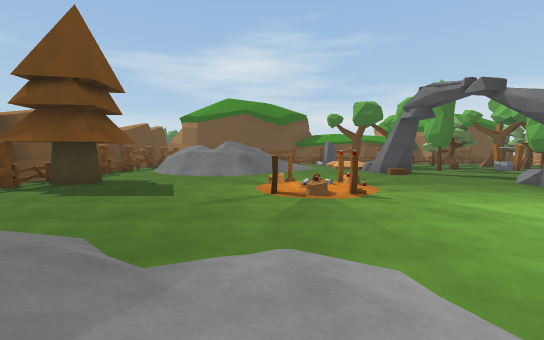
view 1 (above)

19 first-person views from a walk through a 3-D level made in the Unity game engine. The camera is 1.2 m above the floor, tilts 4° down and sees 90° across. The floor is counted in squares, 2 m on a side. Each view is taken from the middle of a square. On the plan, view 1 faces up. The plan holds only what a view shows up to about 9 squares ahead; the rest is blank. The place goes on beyond the plan. The player is left out. Some animated figures are left out. Some surface patterns are stand-ins.

view 2
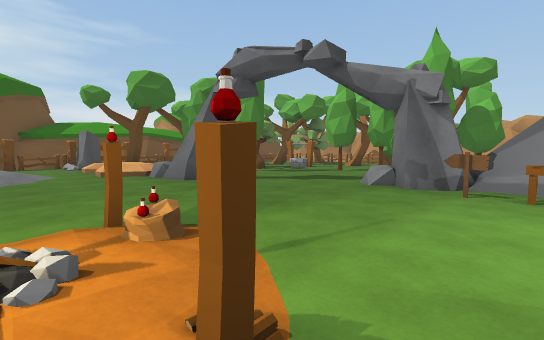

view 3
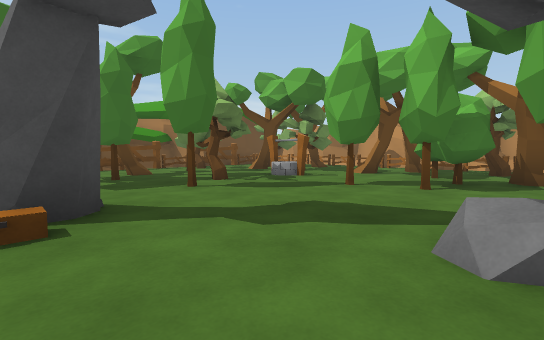

view 4
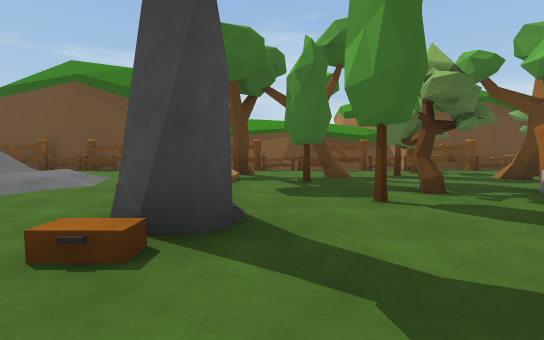

view 5
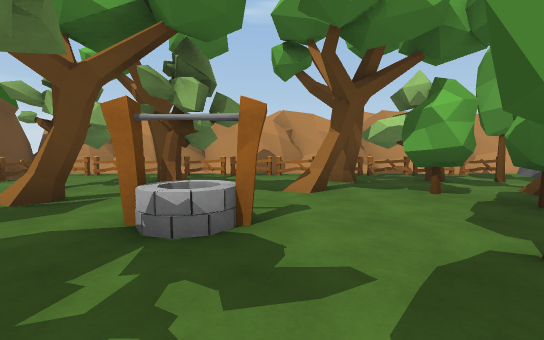

view 6
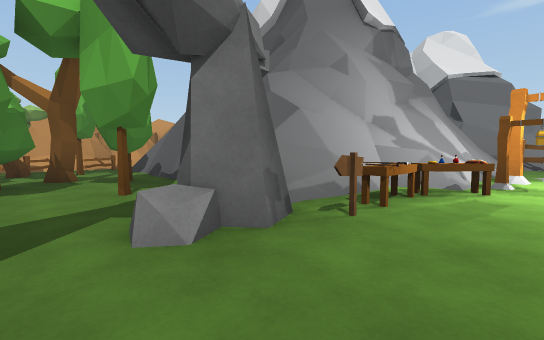

view 7
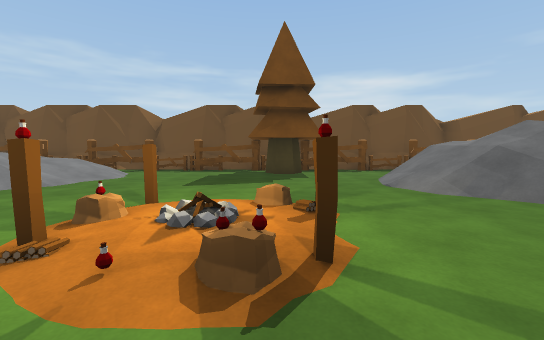

view 8
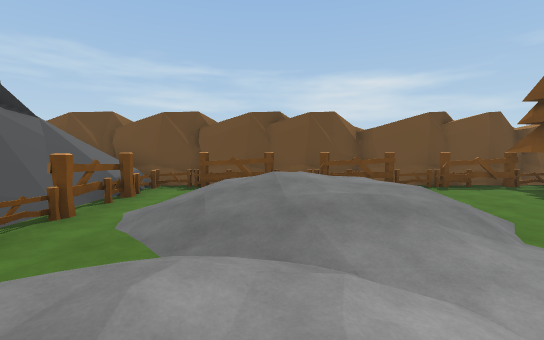

view 9
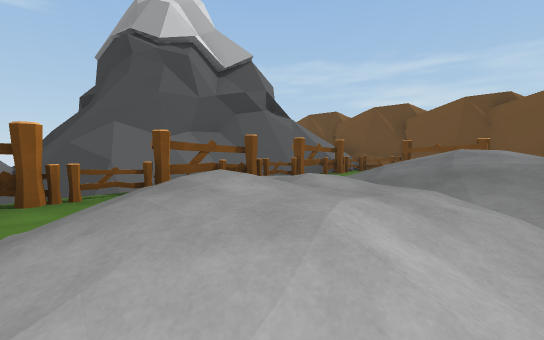

view 10
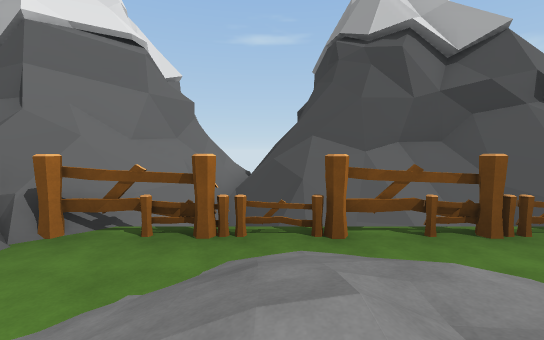

view 11
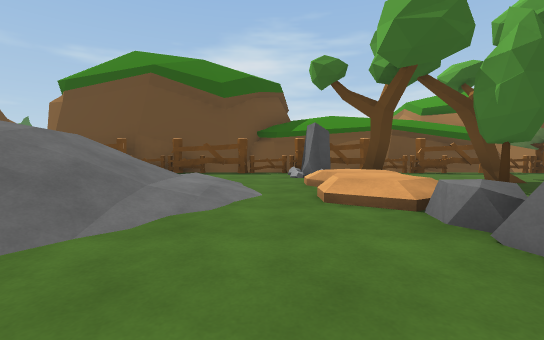

view 12
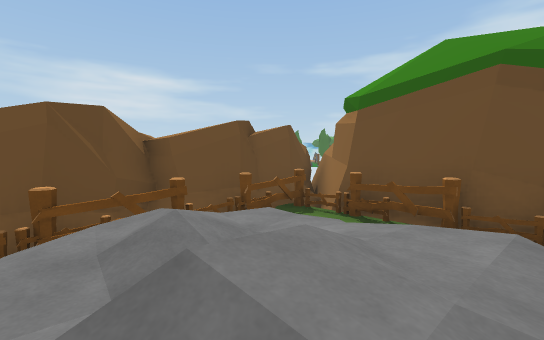

view 13
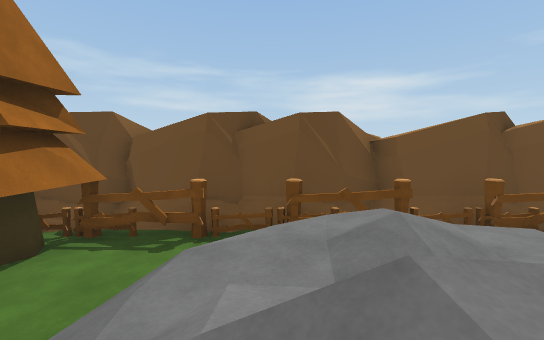

view 14
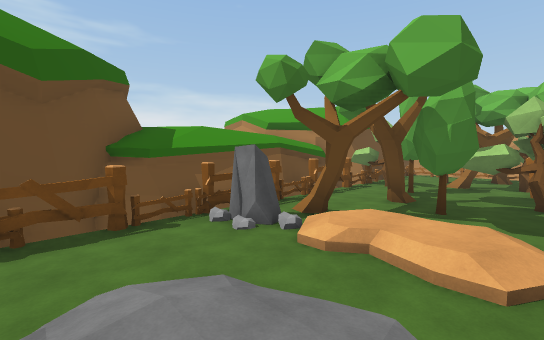

view 15
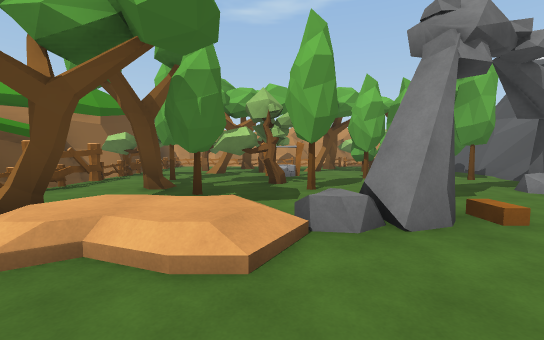

view 16
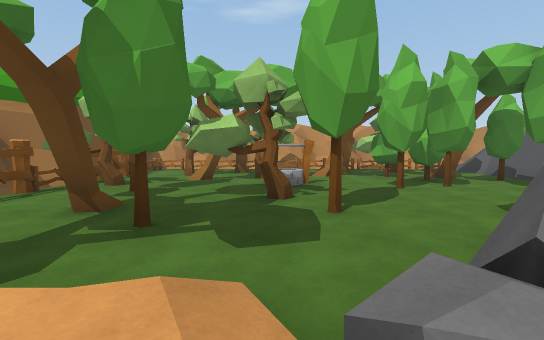

view 17
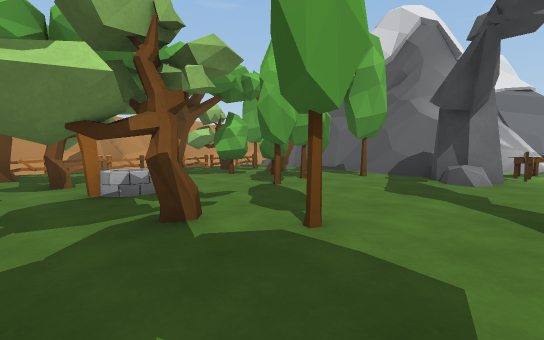

view 18
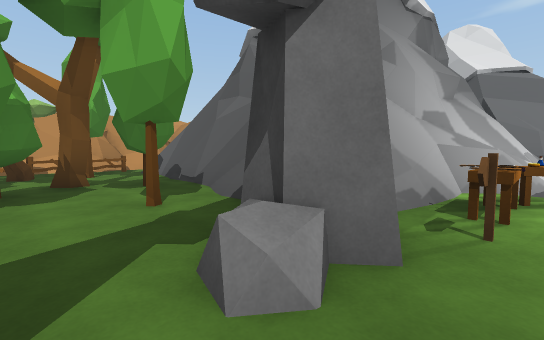

view 19
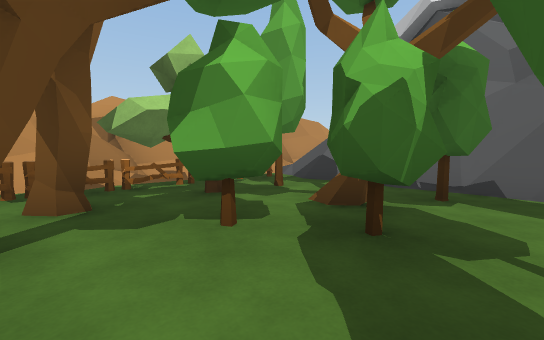

### Floor plan
Key: @ floor where view 1 was taken; # wall or solid block; . main floor; - floor 0.75 m lower than the main floor; _ floor 1.25 m lower than the main floor; < floor 1.5 m lower than the main floor; : floor 1.75 m higher than the main floor; / step, stairs or slope; = window, fence, low wall or low ledge; ^ raised ledge; v drop or lower ground; F fence; T tree; L log; P pine tree; S sign; R rock; W well; E streetlight; O other object.
Columns run from 6 left of view 1 to 15 right of it. Each row starts with its distance up from view 1.
 17             #####
 16 ##############vT######
 15 #FFFF FFFF.FFF.TO.FFF#
 14 #F    ...RT...T.....F#
 13 #F   =//.//.T...T.T.O#
 12 #F /////.//.TT....T.F#
 11 #F /////.//..T.W.TT.F#
 10 #F=/////..R.T..W....F#
  9 #./////...#...#..TT.F#
  8 #F../.........T..TTTF#
  7 #F......L......TTTTT##
  6 #P....OLO...#.T.TTT.F#
  5 #F....LO...S####T ..F#
  4 #F.........O##########
  3 #F........OO#
  2 #F////... OO#
  1 #O/////.. E##
  0 #O////@///E##
 -1 #   ///////#
 -2 #O ///////.=
 -3 #..//..//..#
 -4 #FFFFFF.FF.##
 -5 #^##v<_  -=:#
 -6 #  #####vv=##
 -7       ###v##

Positions as (right, up) in squares from view 1, and headings:
1: (0, 0), facing up
2: (1, 4), facing up-right
3: (4, 6), facing up-right
4: (5, 7), facing up
5: (7, 10), facing right
6: (4, 7), facing down-right
7: (3, 6), facing left
8: (2, -1), facing left
9: (3, 0), facing down-left
10: (2, -1), facing down
11: (2, 8), facing up
12: (-1, 10), facing up-left
13: (-1, 10), facing left
14: (0, 11), facing up-right
15: (1, 11), facing right
16: (3, 11), facing right
17: (5, 12), facing down-right
18: (5, 7), facing down-right
19: (9, 9), facing down-right
